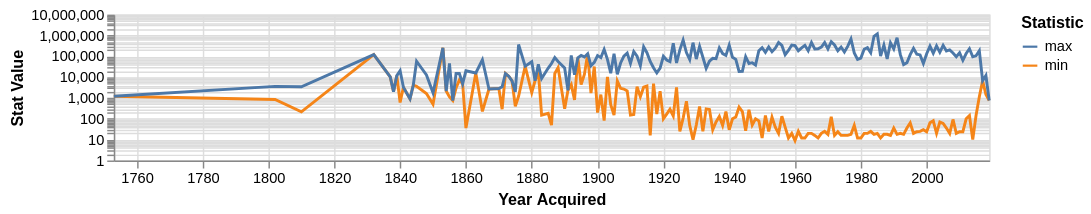

The notebook cell saved with this chart:
### Code cell
lines = alt.Chart(stats_melt).mark_line().encode(
    alt.X('Year Acquired:T'),
    alt.Y('Stat Value:Q', scale=alt.Scale(type='log')),
    color='Statistic:N' # color by min or max flag
).properties(
    height=100,
    width=600
)
lines

### Figure 1 — Vega-Lite specification as saved in the notebook (floating-point values rounded to 4 significant figures; data arrays with more than 128 entries replaced by an {"elided": "..."} marker saying what was removed)
{"config": {"view": {"continuousWidth": 300, "continuousHeight": 300}}, "data": {"name": "data-6261c3c97f4e0dcc287b117b2b5527a0"}, "mark": {"type": "line"}, "encoding": {"color": {"field": "Statistic", "type": "nominal"}, "x": {"field": "Year Acquired", "type": "temporal"}, "y": {"field": "Stat Value", "scale": {"type": "log"}, "type": "quantitative"}}, "height": 100, "width": 600, "$schema": "https://vega.github.io/schema/vega-lite/v5.20.1.json", "datasets": {"data-6261c3c97f4e0dcc287b117b2b5527a0": {"elided": "342 records"}}}
